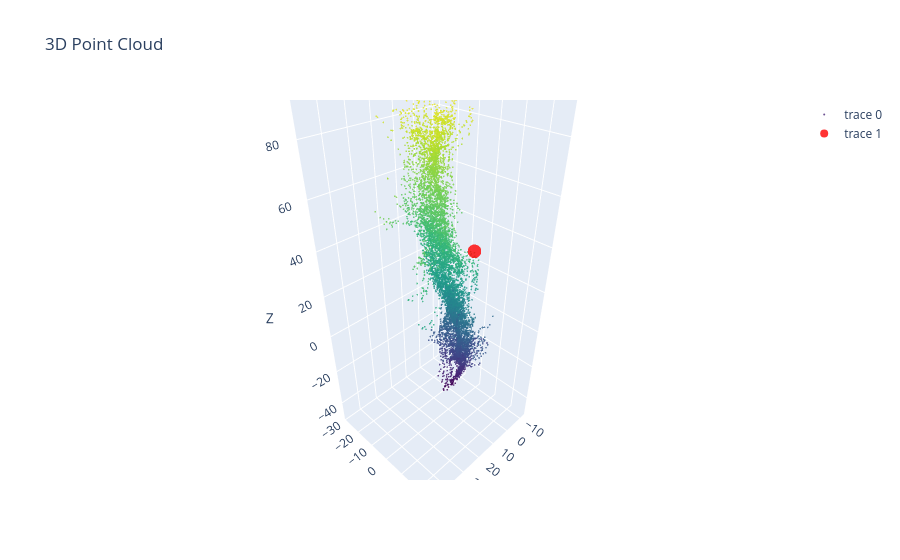

The cell this chart's notebook holds for it:
### Code cell
plot_point_cloud(points, mean_pt[None, :])

### Figure 1 — Plotly figure (JSON) as saved in the notebook; plotly's stock layout.template omitted (floating-point values rounded to 4 significant figures; data arrays with more than 128 entries replaced by an {"elided": "..."} marker saying what was removed)
{"data": [{"marker": {"color": {"elided": "9686 float values"}, "colorscale": [[0, "#440154"], [0.1111, "#482878"], [0.2222, "#3e4989"], [0.3333, "#31688e"], [0.4444, "#26828e"], [0.5556, "#1f9e89"], [0.6667, "#35b779"], [0.7778, "#6ece58"], [0.8889, "#b5de2b"], [1, "#fde725"]], "opacity": 0.8, "size": 1}, "mode": "markers", "type": "scatter3d", "x": {"elided": "9686 float values"}, "y": {"elided": "9686 float values"}, "z": {"elided": "9686 float values"}}, {"marker": {"color": "red", "opacity": 0.8, "size": 8}, "mode": "markers", "type": "scatter3d", "x": [-3.929], "y": [-0.8025], "z": [30.67]}], "layout": {"scene": {"xaxis": {"title": {"text": "X"}}, "yaxis": {"title": {"text": "Y"}}, "zaxis": {"title": {"text": "Z"}}}, "title": {"text": "3D Point Cloud"}}}
